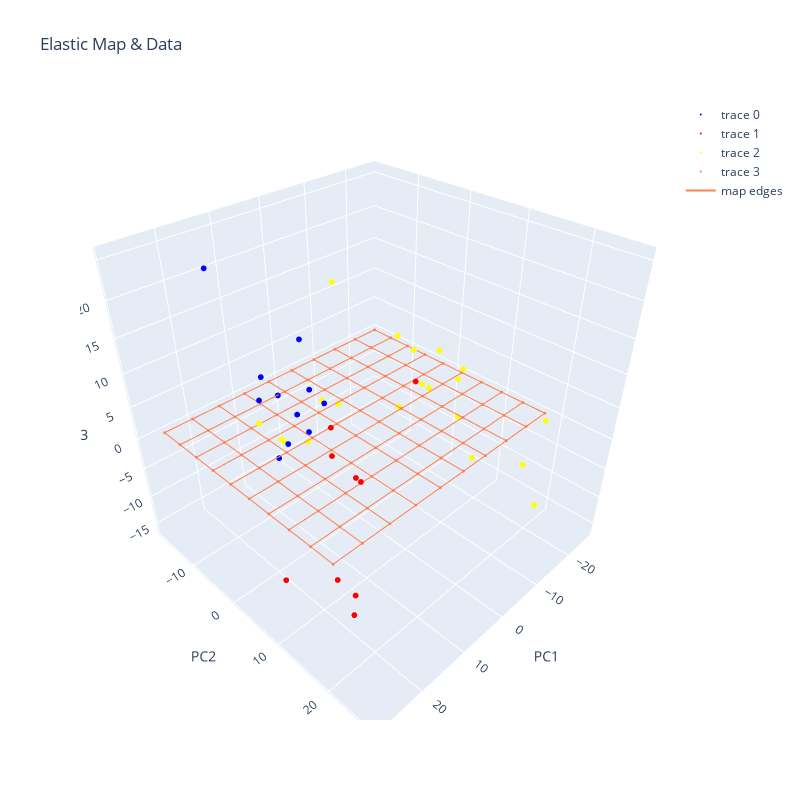
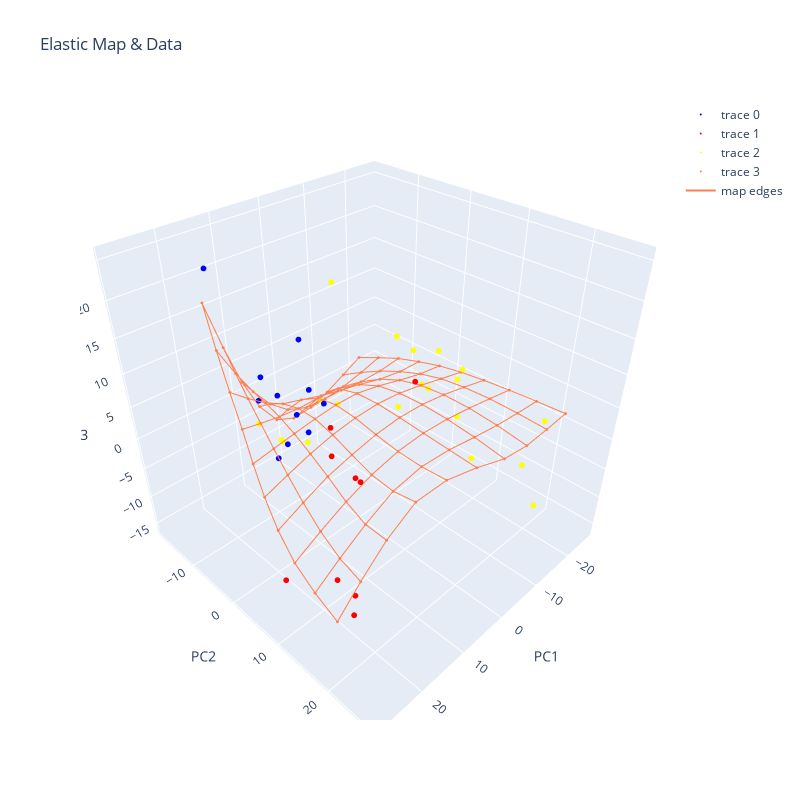

Notebook code cell kept with these figures, in order:
### Code cell
d2fn = sp.loadmat('/home/utilisateur/ElMap/tests/bladderCancer.mat')['d2fn'].T
col = sp.loadmat('/home/utilisateur/ElMap/tests/bladderCancer.mat')['col']
colours = ['blue', 'red', 'yellow']

_map = rect2DMap(10, 10)
_map.init(d2fn, 'pci')
drawMap(_map, d2fn, classes= col,markColour=colours,lineWidth= 0.5)
EM(_map, 
    d2fn, 
    constStretching = 0,
    constBending = .1)

EM(_map, 
   d2fn, 
    constStretching = 0,
    constBending = .1, 
    func=L2,
    nInt=2, 
   delta = .75) #intshrinkage
drawMap(_map, d2fn, classes= col,markColour=colours,lineWidth= 0.5)
